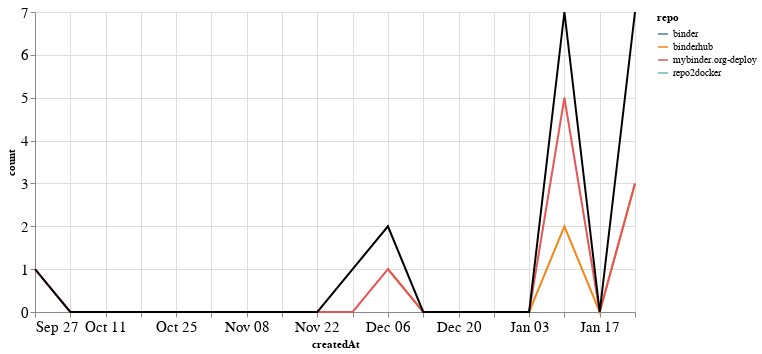

The cell this chart's notebook holds for it:
### Markdown cell above
### PRs

### Code cell
prs_time = prs.groupby('repo').resample('W', on='createdAt').count()['author'].reset_index()
prs_time = prs_time.rename(columns={'author': 'count'})
prs_time_total = prs_time.groupby('createdAt').agg({"count": "sum"}).reset_index()

ch1 = alt.Chart(prs_time, width=600).mark_line().encode(
    x='createdAt',
    y='count',
    color='repo',
    tooltip="repo"
)

ch2 = alt.Chart(prs_time_total, width=600).mark_line(color="black").encode(
    x='createdAt',
    y='count',
)

ch1 + ch2

### Figure 1 — Vega-Lite specification as saved in the notebook (floating-point values rounded to 4 significant figures)
{"config": {"axisLeft": {"labelFontSize": 15}, "axisBottom": {"labelFontSize": 15}}, "layer": [{"data": {"name": "data-06f237cfdec6926f47963f95241e34a4"}, "mark": "line", "encoding": {"color": {"type": "nominal", "field": "repo"}, "tooltip": {"type": "nominal", "field": "repo"}, "x": {"type": "temporal", "field": "createdAt"}, "y": {"type": "quantitative", "field": "count"}}, "width": 600}, {"data": {"name": "data-119079f3b32993d18292ec9f3a4d9888"}, "mark": {"type": "line", "color": "black"}, "encoding": {"x": {"type": "temporal", "field": "createdAt"}, "y": {"type": "quantitative", "field": "count"}}, "width": 600}], "$schema": "https://vega.github.io/schema/vega-lite/v4.8.1.json", "datasets": {"data-06f237cfdec6926f47963f95241e34a4": [{"repo": "binder", "createdAt": "2020-11-29T00:00:00", "count": 1}, {"repo": "binderhub", "createdAt": "2020-12-06T00:00:00", "count": 1}, {"repo": "binderhub", "createdAt": "2020-12-13T00:00:00", "count": 0}, {"repo": "binderhub", "createdAt": "2020-12-20T00:00:00", "count": 0}, {"repo": "binderhub", "createdAt": "2020-12-27T00:00:00", "count": 0}, {"repo": "binderhub", "createdAt": "2021-01-03T00:00:00", "count": 0}, {"repo": "binderhub", "createdAt": "2021-01-10T00:00:00", "count": 2}, {"repo": "binderhub", "createdAt": "2021-01-17T00:00:00", "count": 0}, {"repo": "binderhub", "createdAt": "2021-01-24T00:00:00", "count": 3}, {"repo": "mybinder.org-deploy", "createdAt": "2020-09-27T00:00:00", "count": 1}, {"repo": "mybinder.org-deploy", "createdAt": "2020-10-04T00:00:00", "count": 0}, {"repo": "mybinder.org-deploy", "createdAt": "2020-10-11T00:00:00", "count": 0}, {"repo": "mybinder.org-deploy", "createdAt": "2020-10-18T00:00:00", "count": 0}, {"repo": "mybinder.org-deploy", "createdAt": "2020-10-25T00:00:00", "count": 0}, {"repo": "mybinder.org-deploy", "createdAt": "2020-11-01T00:00:00", "count": 0}, {"repo": "mybinder.org-deploy", "createdAt": "2020-11-08T00:00:00", "count": 0}, {"repo": "mybinder.org-deploy", "createdAt": "2020-11-15T00:00:00", "count": 0}, {"repo": "mybinder.org-deploy", "createdAt": "2020-11-22T00:00:00", "count": 0}, {"repo": "mybinder.org-deploy", "createdAt": "2020-11-29T00:00:00", "count": 0}, {"repo": "mybinder.org-deploy", "createdAt": "2020-12-06T00:00:00", "count": 1}, {"repo": "mybinder.org-deploy", "createdAt": "2020-12-13T00:00:00", "count": 0}, {"repo": "mybinder.org-deploy", "createdAt": "2020-12-20T00:00:00", "count": 0}, {"repo": "mybinder.org-deploy", "createdAt": "2020-12-27T00:00:00", "count": 0}, {"repo": "mybinder.org-deploy", "createdAt": "2021-01-03T00:00:00", "count": 0}, {"repo": "mybinder.org-deploy", "createdAt": "2021-01-10T00:00:00", "count": 5}, {"repo": "mybinder.org-deploy", "createdAt": "2021-01-17T00:00:00", "count": 0}, {"repo": "mybinder.org-deploy", "createdAt": "2021-01-24T00:00:00", "count": 3}, {"repo": "repo2docker", "createdAt": "2021-01-24T00:00:00", "count": 1}], "data-119079f3b32993d18292ec9f3a4d9888": [{"createdAt": "2020-09-27T00:00:00", "count": 1}, {"createdAt": "2020-10-04T00:00:00", "count": 0}, {"createdAt": "2020-10-11T00:00:00", "count": 0}, {"createdAt": "2020-10-18T00:00:00", "count": 0}, {"createdAt": "2020-10-25T00:00:00", "count": 0}, {"createdAt": "2020-11-01T00:00:00", "count": 0}, {"createdAt": "2020-11-08T00:00:00", "count": 0}, {"createdAt": "2020-11-15T00:00:00", "count": 0}, {"createdAt": "2020-11-22T00:00:00", "count": 0}, {"createdAt": "2020-11-29T00:00:00", "count": 1}, {"createdAt": "2020-12-06T00:00:00", "count": 2}, {"createdAt": "2020-12-13T00:00:00", "count": 0}, {"createdAt": "2020-12-20T00:00:00", "count": 0}, {"createdAt": "2020-12-27T00:00:00", "count": 0}, {"createdAt": "2021-01-03T00:00:00", "count": 0}, {"createdAt": "2021-01-10T00:00:00", "count": 7}, {"createdAt": "2021-01-17T00:00:00", "count": 0}, {"createdAt": "2021-01-24T00:00:00", "count": 7}]}}
